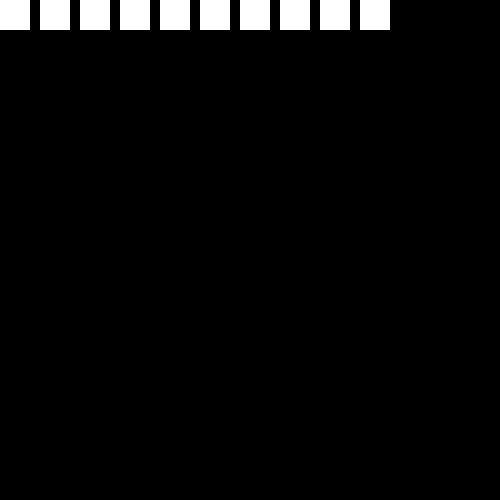
Frame 1 (no input)
Frame 60 (the mouse pressed at the canvas centre just before this capture): identical to frame 1, image omitted
Frame 120 (the mouse held since frame 60 and released just before this capture): identical to frame 1, image omitted

The Processing sketch that drew this single still picture (run headless with seeded random() and noise(); from frame 60 on, the mouse is pressed at the canvas centre):

// Processing sketch: processing_61285
// ── processing_61285.pde

void setup() {
  size(500, 500);
}

void draw() {
  background(0);

  fill(255);
  noStroke();

  for (int i = 0; i < 10; i++) {
    rect(0, 0, 30, 30);

    translate(40, 0);
  }
}
